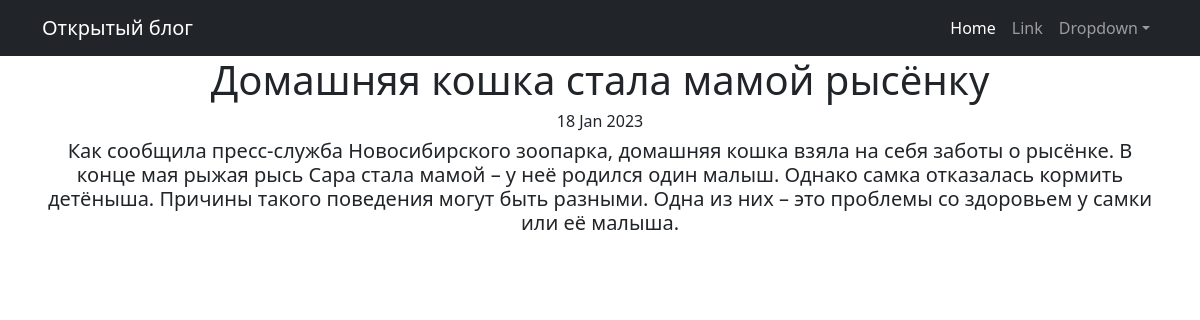
Before: /news/3 with the older database file.
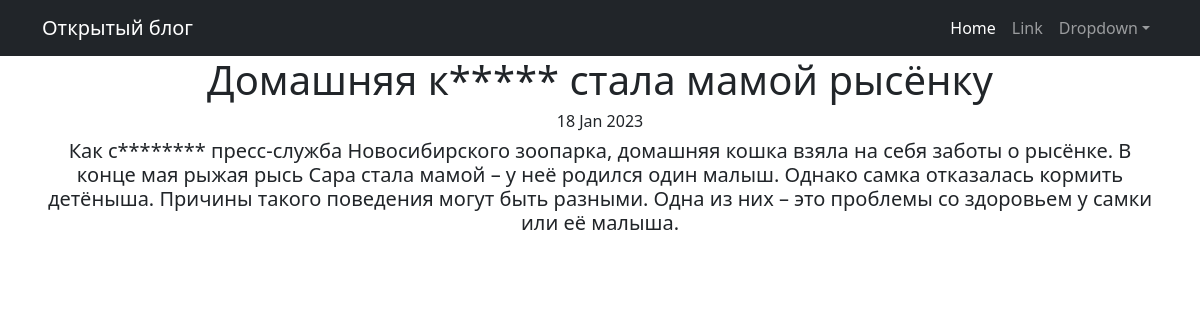
After: the same page with the newer database file.
### news/models.py (models this page shows, shortened)
class Post(models.Model):
    author = models.ForeignKey(Author, on_delete=models.CASCADE)
    type = models.CharField(max_length=2, choices=TYPES) #news = 'NW' article = 'AR'
    post_datetime = models.DateTimeField(auto_now_add=True)
    category = models.ManyToManyField(Category, through='PostCategory')
    title = models.CharField(max_length=255)
    post_text = models.TextField()
    post_rating = models.IntegerField(default=0)

### news/views.py (the view)
# urls.py: path('<int:pk>', PostDetail.as_view()),
class PostDetail(DetailView):
    model = Post
    template_name = 'post.html'
    context_object_name = 'post'

### news/templatetags/custom_filters.py (called while the page is built)
def lower(text):
    if text[1:] != text[1:].lower():
        return False
    else:
        return True

def change_word(text):
    word = text[0]
    for i in text:
        if i.isalpha():
            word += '*'
        else:
            word += i
    return word

def censor1(string):
    if isinstance(string, str):
        split_ = string.split()
        list_ = []
        for i in split_:
            if not lower(i):
                list_.append(change_word(i))
            else:
                list_.append(i)
    return ' '.join(list_)

@register.filter()
def mycensor(value): # К этому названию нужно обращаться из шаблонов
    return censor1(value)

### templates/post.html (shortened to what this page needs)
{% extends 'flatpages/default.html' %}
{% load custom_filters %}
{% block content %}
<h1>{{ post.title|mycensor }}</h1>
<h6>{{ post.post_datetime|date:'d M Y' }}</h6>
<h5>{{ post.post_text|mycensor }}</h5>
{% endblock content %}

Changed rows visible on the page:
changed Post: title|mycensor "Домашняя кошка стала мамой рысёнку" → "Домашняя к***** стала мамой рысёнку"; post_text|mycensor "Как сообщила пресс-служба Новосибирского зоопарка, домашняя…" → "Как с******** пресс-служба Новосибирского зоопарка, домашняя…"
